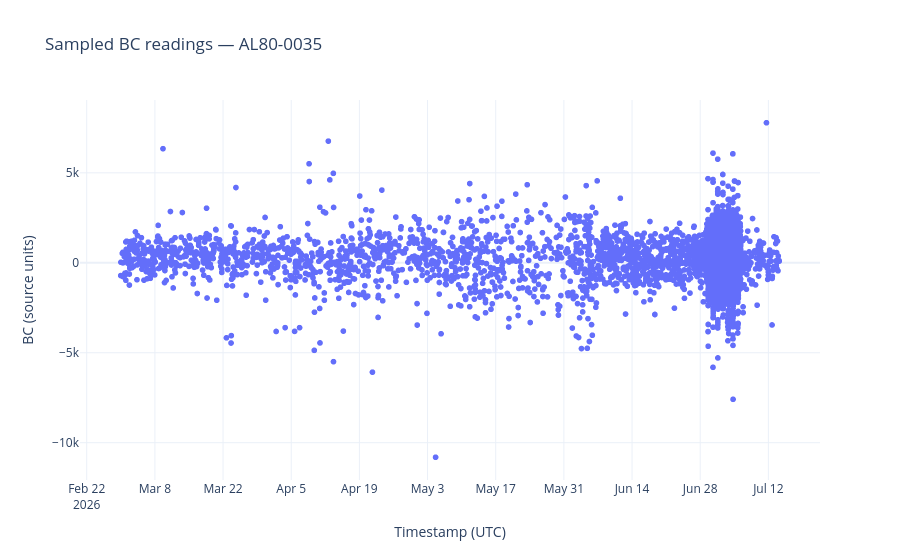

This figure's notebook cell:
### Markdown cell above
Change `SENSOR` below to another sensor ID. This plot shows sampled observations, so gaps here do not establish missing measurements in the full dataset. Use `daily` for full-file daily aggregates and `sensors` for coverage summaries. Sampled rows retain their original source record numbers.

### Code cell
SENSOR = top_sensors[0] if len(top_sensors) else None
sensor_sample = sample.loc[sample["SensorID"].eq(SENSOR)].sort_values("date")
display(sensor_sample.head(20))
if not sensor_sample.empty:
    fig = px.scatter(sensor_sample, x="date", y="BC", hover_data=["source_record_number", "Temperature", "RH"],
        title=f"Sampled BC readings — {SENSOR}", labels={"date": "Timestamp (UTC)", "BC": "BC (source units)"})
    show_plot("sensor_sample", fig)
# display(sample.nlargest(20, "BC"))
# display(daily.loc[daily["SensorID"].eq(SENSOR)])

### Figure 1 — Plotly figure (JSON) as saved in the notebook; plotly's stock layout.template omitted (floating-point values rounded to 4 significant figures; data arrays with more than 128 entries replaced by an {"elided": "..."} marker saying what was removed)
{"data": [{"customdata": {"elided": "11008x3 float values"}, "hovertemplate": "Timestamp (UTC)=%{x}<br>BC (source units)=%{y}<br>source_record_number=%{customdata[0]}<br>Temperature=%{customdata[1]}<br>RH=%{customdata[2]}<extra></extra>", "legendgroup": "", "marker": {"color": "#636efa", "symbol": "circle"}, "mode": "markers", "name": "", "showlegend": false, "type": "scattergl", "x": {"elided": "11008 str values"}, "xaxis": "x", "y": {"elided": "11008 float values"}, "yaxis": "y"}], "layout": {"legend": {"tracegroupgap": 0}, "title": {"text": "Sampled BC readings — AL80-0035"}, "xaxis": {"anchor": "y", "domain": [0.0, 1.0], "title": {"text": "Timestamp (UTC)"}}, "yaxis": {"anchor": "x", "domain": [0.0, 1.0], "title": {"text": "BC (source units)"}}}}
